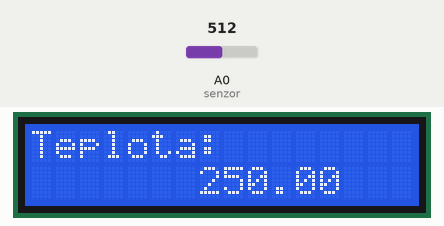
Simulated run of this sketch. Board: Arduino Uno, built with avr-gcc and run on an emulated ATmega328P. Shown: 16×2 character LCD. The inputs (shaded band) are chosen by the test bench; at power-on: A0 (senzor) = 512.

Above: at 1.2 s.
1.3 s: A0 (senzor) set to 716
At 2.2 s:
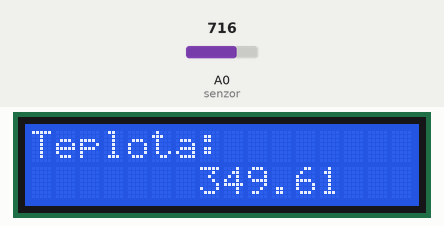
2.9 s: A0 (senzor) set to 900
At 3.7 s:
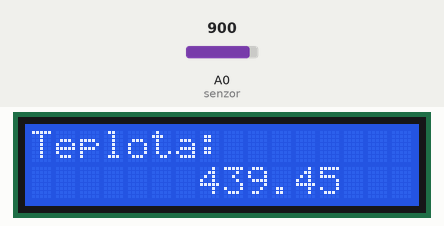
4.4 s: A0 (senzor) set to 1023
At 5.1 s:
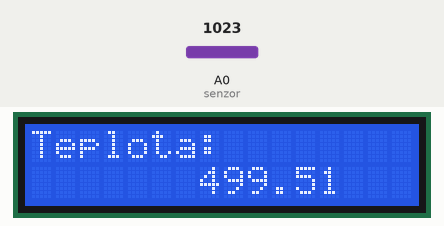
Timing chart, 0 to 7.4 s (numbered marks = the images above; inputs shaded):
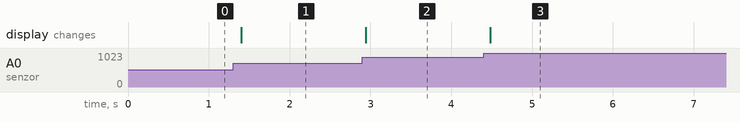

The sketch:

IR.ino
```cpp
#include <IRremote.h>
#include <LiquidCrystal.h>

LiquidCrystal lcd (12, 11, 5, 4, 3, 2);
int IRpin = 10;
int senzor = A0;
int senzorVstup;
float temp;

IRrecv irrecv(IRpin);
decode_results results;

void setup()
{
  lcd.begin(16, 2);
  irrecv.enableIRIn();
}

void loop()
{
  senzorVstup = analogRead(senzor);
  temp = (5.0 * senzorVstup * 100.0) / 1024.0;
  lcd.setCursor(0, 0);
  lcd.print("Teplota:");
  lcd.setCursor(7, 2);
  lcd.print(temp);
  if (temp > 35)
	digitalWrite(7, HIGH);
  else
	digitalWrite(7, LOW);
  delay(100);
  if (irrecv.decode(&results)) {
    unsigned int value = results.value;
    switch (value) {
      case 255:
	  	digitalWrite(7,HIGH);
      	delay(5000);
      	break;
     }
    irrecv.resume();
  }
}
```

Measured:
- after the input at 1.3 s, the display: changes after 0.10 s (image 1)
- after the input at 2.9 s, the display: changes at once (image 2)
- after the input at 4.4 s, the display: changes after 0.08 s (image 3)
